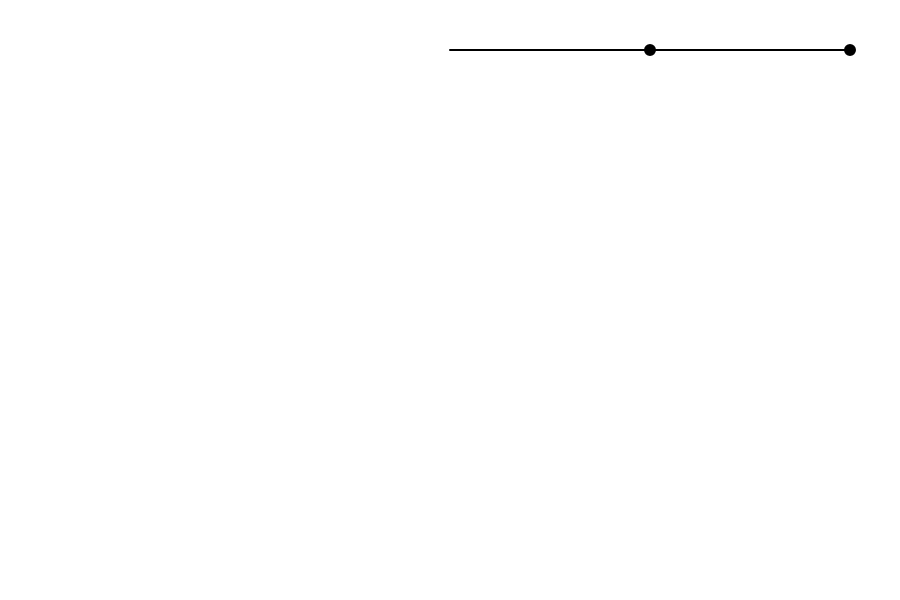
Frame 1 (no input)
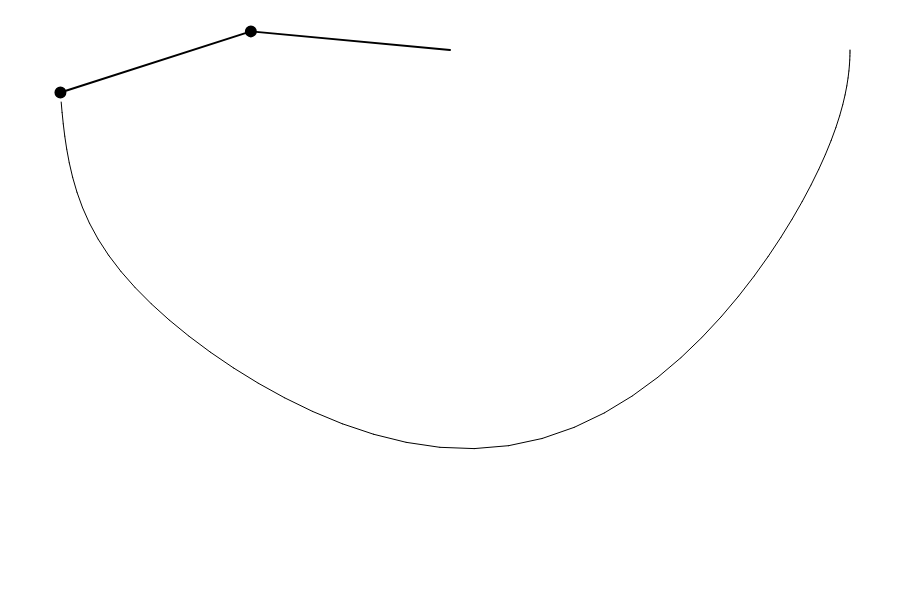
Frame 60 (no input)
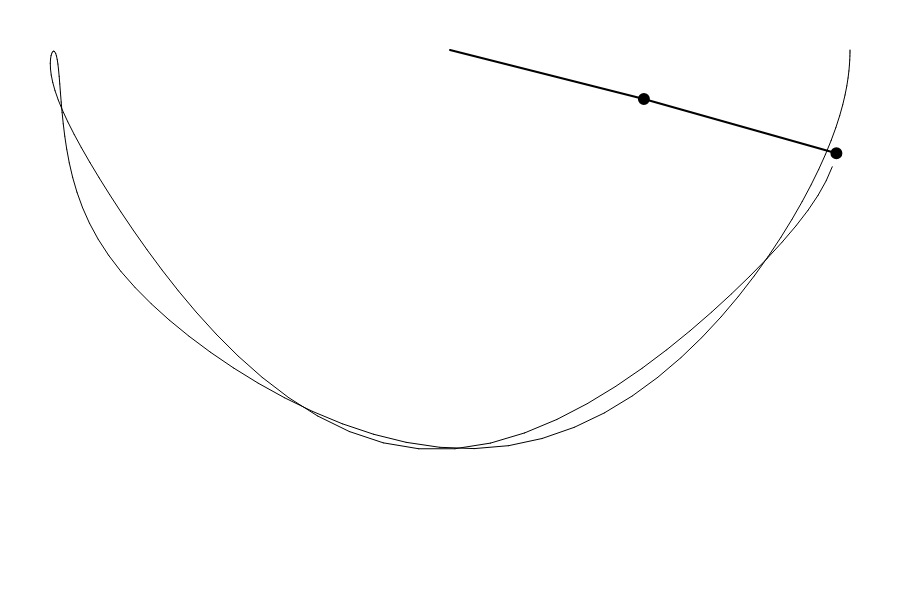
Frame 120 (the mouse pressed at the canvas centre since frame 60)

The p5.js sketch that drew these frames (run headless with seeded random() and noise() and a simulated clock; from frame 60 on, the mouse is pressed at the canvas centre):

// p5.js sketch
// ── sketch.js
// https://www.myphysicslab.com/pendulum/double-pendulum-en.html

let r1 = 200;
let r2 = 200;
let m1 = 10;
let m2 = 10;
let a1 = 0;
let a2 = 0;
let a1_v = 0;
let a2_v = 0;
let g = 1;

let px2 = -1;
let py2 = -1;
let cx, cy;

let buffer;

function setup() {
  createCanvas(900, 600);
  a1 = PI / 2;
  a2 = PI / 2;
  cx = width / 2;
  cy = 50;

  buffer = createGraphics(width, height);
  buffer.background(255);
  buffer.translate(cx, cy);
}

function draw() {
  let num1 = -g * (2 * m1 + m2) * sin(a1);
  let num2 = -m2 * g * sin(a1 - 2 * a2);
  let num3 = -2 * sin(a1 - a2) * m2;
  let num4 = a2_v * a2_v * r2 + a1_v * a1_v * r1 * cos(a1 - a2);
  let den = r1 * (2 * m1 + m2 - m2 * cos(2 * a1 - 2 * a2));

  let a1_a = (num1 + num2 + num3 * num4) / den;

  num1 = 2 * sin(a1 - a2);
  num2 = a1_v * a1_v * r1 * (m1 + m2);
  num3 = g * (m1 + m2) * cos(a1);
  num4 = a2_v * a2_v * r2 * m2 * cos(a1 - a2);
  den = r2 * (2 * m1 + m2 - m2 * cos(2 * a1 - 2 * a2));

  let a2_a = (num1 * (num2 + num3 + num4)) / den;

  background(175);
  imageMode(CORNER);
  image(buffer, 0, 0, width, height);

  stroke(0);
  strokeWeight(2);

  translate(cx, cy);

  let x1 = r1 * sin(a1);
  let y1 = r1 * cos(a1);

  let x2 = x1 + r2 * sin(a2);
  let y2 = y1 + r2 * cos(a2);

  line(0, 0, x1, y1);
  fill(0);
  circle(x1, y1, m1);

  line(x1, y1, x2, y2);
  fill(0);
  circle(x2, y2, m2);

  a1_v += a1_a;
  a2_v -= a2_a;
  a1 += a1_v;
  a2 -= a2_v;

 // a1_v *= 0.999;
 // a2_v *= 0.999;

  buffer.stroke(0);
  buffer.strokeWeight(1);
  if (frameCount > 1) {
    buffer.line(px2, py2, x2, y2);
  }

  px2 = x2;
  py2 = y2;
}
